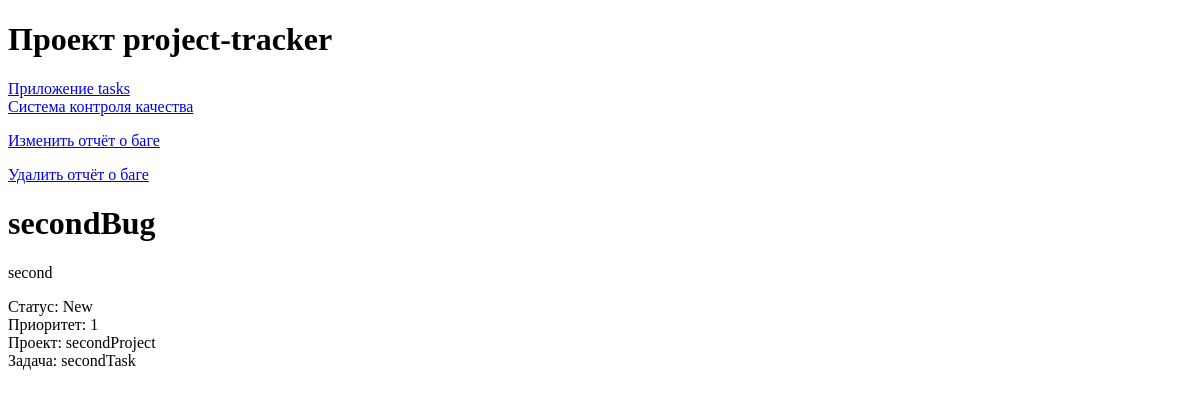
The app's page /quality_control/bugs/2/, older data.
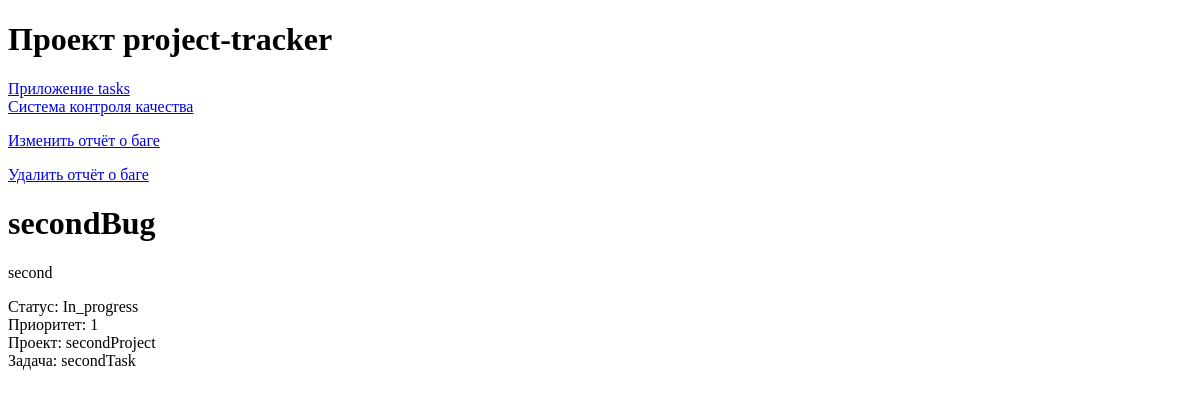
The same page, newer data.
### quality_control/models.py (models this page shows)
class BugReport(models.Model):
    STATUS_CHOICES = [
        ('New', 'Новый'),
        ('In_progress', 'В работе'),
        ('Completed', 'Завершён')
    ]
    PRIORITY_CHOICES = [
        ('1', 'Низший'),
        ('2', 'Низкий'),
        ('3', 'Средний'),
        ('4', 'Высокий'),
        ('5', 'Наивысший')
    ]
    title = models.CharField(max_length=100)
    description = models.TextField()
    project = models.ForeignKey(
        Project,
        on_delete=models.CASCADE
    )
    task = models.ForeignKey(
        Task,
        on_delete=models.SET_NULL,
        null=True,
        blank=True
    )
    status = models.CharField(
        max_length=50,
        choices=STATUS_CHOICES,
        default='New'
    )
    priority = models.CharField(
        max_length=50,
        choices=PRIORITY_CHOICES,
        default='1'
    )
    created_at = models.DateTimeField(auto_now_add=True)
    updated_at = models.DateTimeField(auto_now=True)

### tasks/models.py (models this page shows)
class Project(models.Model):
    name = models.CharField(max_length=100)
    description = models.TextField()
    created_at = models.DateTimeField(auto_now_add=True)
    def __str__(self):
        return self.name

class Task(models.Model):
    STATUS_CHOICES = [
        ('New', 'Новая'),
        ('In_progress', 'В работе'),
        ('Completed', 'Завершена')
    ]
    project = models.ForeignKey(
        Project,
        related_name='tasks',
        on_delete=models.CASCADE
    )
    name = models.CharField(max_length=100)
    description = models.TextField()
    created_at = models.DateTimeField(auto_now_add=True)
    updated_at = models.DateTimeField(auto_now=True)
    assignee = models.ForeignKey(
        User,
        related_name='tasks',
        on_delete=models.SET_NULL,
        null=True,
        blank=True
    )
    status = models.CharField(
        max_length=50,
        choices=STATUS_CHOICES,
        default='New'
    )
    def __str__(self):
        return self.name

### quality_control/views.py (the view)
# urls.py: path('bugs/<int:bug_id>/', views.BugDetailView.as_view(), name='bug_detail'),
class BugDetailView(DetailView):
    model = BugReport
    pk_url_kwarg = 'bug_id'
    template_name = 'quality_control/bug_detail.html'

### quality_control/templates/quality_control/bug_detail.html
{% extends 'base/base.html' %}
{% block content %}
    <p><a href="{% url 'quality_control:update_bug' bugreport.id %}">Изменить отчёт о баге</a></p>
    <p><a href="{% url 'quality_control:delete_bug' bugreport.id %}" onclick="return confirm('Вы уверены, что хотите удалить этот отчёт о баге?');">Удалить отчёт о баге</a></p>
    <h1>{{ bugreport.title }}</h1>
    <p>{{ bugreport.description }}</p>
    <p>
        Статус: {{ bugreport.status }}<br>
        Приоритет: {{ bugreport.priority }}<br>
        Проект: {{ bugreport.project }}<br>
        Задача: {{ bugreport.task }}
    </p>
{% endblock %}

Row changes from the older to the newer data that the page shows:
changed BugReport "secondBug": status "New" → "In_progress"
